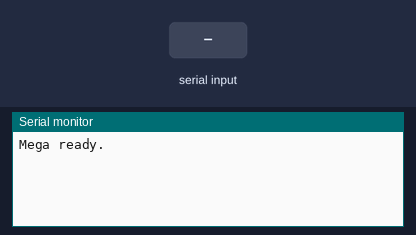
Bench run of a sketch on a simulated Arduino Mega 2560, built with avr-gcc and run on an emulated ATmega2560. On the bench: the last lines printed to the serial monitor. The inputs (shaded band) are chosen by the test bench.

Above: at 1.2 s.
1.3 s: "1\n" received over the second serial link
At 1.9 s:
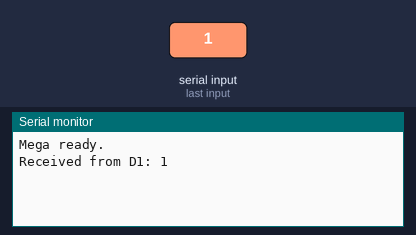
3.5 s: "0\n" received over the second serial link
At 3.9 s:
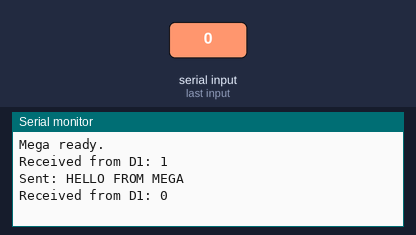

The sketch:

test_mega.ino
```cpp
void setup() {
  Serial.begin(115200);   // USB to PC
  Serial1.begin(115200);  // TX1 pin 18 -> D1 Mini RX
  Serial.println("Mega ready.");
}

void loop() {
  // Send a test message to D1 every 2 seconds
  static unsigned long last = 0;
  if (millis() - last >= 2000) {
    Serial1.println("HELLO FROM MEGA");
    Serial.println("Sent: HELLO FROM MEGA");
    last = millis();
  }

  // Print anything received from D1 Mini
  while (Serial.available()) {
    // nothing inbound from PC needed
  }
  while (Serial1.available()) {
    Serial.print("Received from D1: ");
    Serial.println(Serial1.readStringUntil('\n'));
  }
}
```

Measured:
- after the input at 1.3 s, the serial monitor: prints a new line at once (image 1)
- after the input at 3.5 s, the serial monitor: prints a new line at once (image 2)
